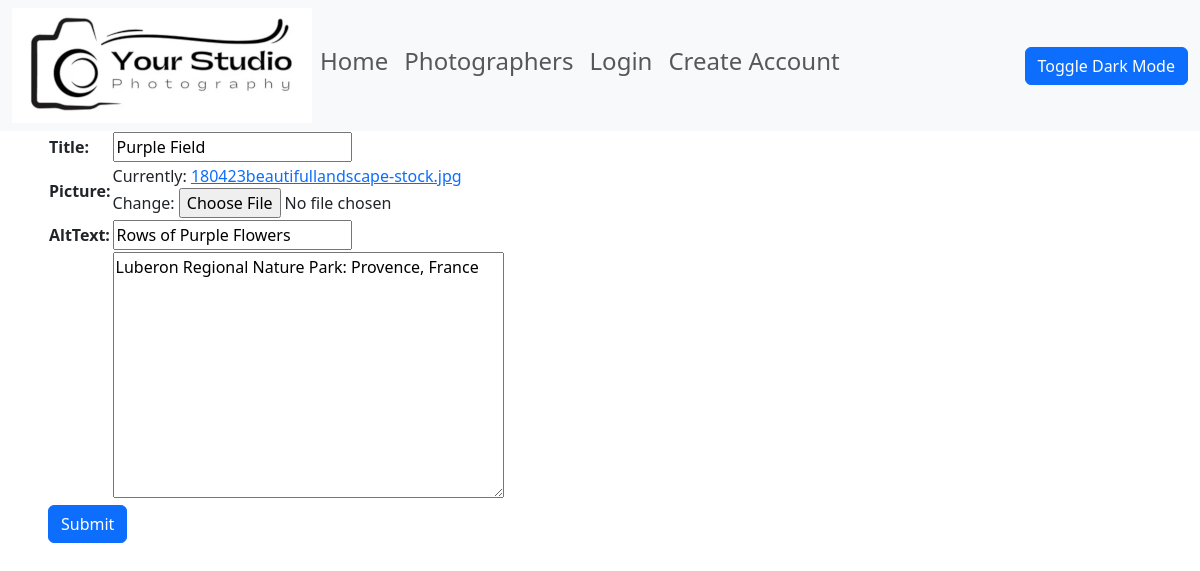
Screenshot of /gallery/1/edit_photo/6 with the database file from the repository.
### photo_app/models.py (models this page shows, shortened)
class Photo(models.Model):
    title = models.CharField(max_length=200)
    picture = models.ImageField(null=True)
    about = models.TextField((""), blank=True)
    altText = models.CharField(max_length=200, default="User Submitted Photo")
    gallery = models.ForeignKey(Gallery, on_delete=models.CASCADE, default = None)
    likes = models.ManyToManyField(User, related_name='photo_like')

### photo_app/views.py (the view)
# urls.py: path('gallery/<int:gallery_id>/edit_photo/<int:photo_id>', views.editPhoto, name='edit_photo'),
def editPhoto(request, gallery_id, photo_id):
    photo = Photo.objects.get(pk=photo_id)
    form = PhotoForm(instance=photo)
    if request.method == 'POST':
        form = PhotoForm(request.POST, request.FILES, instance=photo)
    if form.is_valid():
        form.save()
        return redirect('gallery-detail', gallery_id)
    context = {'form': form}
    return render(request, 'photo_app/edit_photo.html', context)

### photo_app/forms.py
class PhotoForm(ModelForm):
    class Meta:
        model = Photo
        fields =('title','picture', 'altText', 'about')

### photo_app/templates/photo_app/edit_photo.html (shortened to what this page needs)
{% extends 'photo_app/base_template.html' %}
{% block content %}
<form action="" method="POST" enctype="multipart/form-data">
<table>
{{ form.as_table }}
</table>
<button class="btn btn-primary" type="submit">Submit</button>
</form>
{% endblock %}

### photo_app/templates/photo_app/base_template.html (style rules this page uses)
body { background-color: light; }

### rows the page displays
Photo: title "Purple Field", altText "Rows of Purple Flowers", about "Luberon Regional Nature Park: Provence, France"
